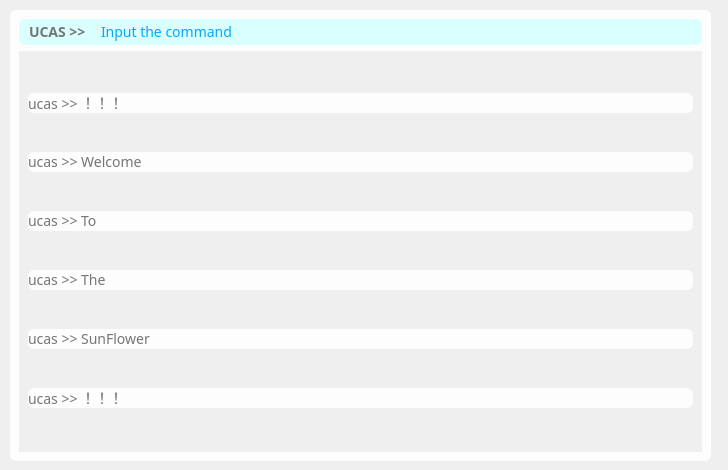
<?xml version="1.0" encoding="UTF-8"?>
<ui version="4.0">
 <class>DebugTerminalForm</class>
 <widget class="QWidget" name="DebugTerminalForm">
  <property name="geometry">
   <rect>
    <x>0</x>
    <y>0</y>
    <width>728</width>
    <height>470</height>
   </rect>
  </property>
  <property name="windowTitle">
   <string>Form</string>
  </property>
  <property name="styleSheet">
   <string notr="true">*{
font-size:14px;
font-family:sans-serif;
}
QFrame{
background:#fdfdfd;
border-radius:6px;
color:#757575;
}
QPushButton{
background:#03a9f4;
color:#fff;
border-radius:6px;
}
QLineEdit{
border-radius:6px;
color:#03a9f4;
}
QLCDNumber{
border: 2px solid #707070;
}
</string>
  </property>
  <widget class="QFrame" name="frame">
   <property name="geometry">
    <rect>
     <x>10</x>
     <y>10</y>
     <width>701</width>
     <height>451</height>
    </rect>
   </property>
   <property name="sizePolicy">
    <sizepolicy hsizetype="Expanding" vsizetype="Minimum">
     <horstretch>0</horstretch>
     <verstretch>0</verstretch>
    </sizepolicy>
   </property>
   <property name="minimumSize">
    <size>
     <width>501</width>
     <height>186</height>
    </size>
   </property>
   <property name="styleSheet">
    <string notr="true"/>
   </property>
   <layout class="QVBoxLayout" name="verticalLayout">
    <item alignment="Qt::AlignTop">
     <widget class="QFrame" name="commandFrame">
      <property name="enabled">
       <bool>true</bool>
      </property>
      <property name="sizePolicy">
       <sizepolicy hsizetype="Preferred" vsizetype="Preferred">
        <horstretch>0</horstretch>
        <verstretch>0</verstretch>
       </sizepolicy>
      </property>
      <property name="minimumSize">
       <size>
        <width>0</width>
        <height>26</height>
       </size>
      </property>
      <property name="sizeIncrement">
       <size>
        <width>0</width>
        <height>0</height>
       </size>
      </property>
      <property name="baseSize">
       <size>
        <width>0</width>
        <height>0</height>
       </size>
      </property>
      <property name="styleSheet">
       <string notr="true">background:rgb(217, 255, 255)</string>
      </property>
      <property name="frameShape">
       <enum>QFrame::StyledPanel</enum>
      </property>
      <property name="frameShadow">
       <enum>QFrame::Raised</enum>
      </property>
      <widget class="QLabel" name="CommandLabel">
       <property name="geometry">
        <rect>
         <x>10</x>
         <y>0</y>
         <width>61</width>
         <height>26</height>
        </rect>
       </property>
       <property name="sizePolicy">
        <sizepolicy hsizetype="Expanding" vsizetype="Expanding">
         <horstretch>0</horstretch>
         <verstretch>0</verstretch>
        </sizepolicy>
       </property>
       <property name="font">
        <font>
         <family>sans-serif</family>
         <pointsize>-1</pointsize>
         <weight>75</weight>
         <italic>false</italic>
         <bold>true</bold>
        </font>
       </property>
       <property name="styleSheet">
        <string notr="true"/>
       </property>
       <property name="text">
        <string>UCAS &gt;&gt; </string>
       </property>
      </widget>
      <widget class="QLineEdit" name="lineEdit">
       <property name="geometry">
        <rect>
         <x>80</x>
         <y>0</y>
         <width>591</width>
         <height>26</height>
        </rect>
       </property>
       <property name="sizePolicy">
        <sizepolicy hsizetype="Expanding" vsizetype="Expanding">
         <horstretch>0</horstretch>
         <verstretch>0</verstretch>
        </sizepolicy>
       </property>
       <property name="font">
        <font>
         <family>sans-serif</family>
         <pointsize>-1</pointsize>
         <weight>50</weight>
         <italic>false</italic>
         <bold>false</bold>
        </font>
       </property>
       <property name="styleSheet">
        <string notr="true"/>
       </property>
       <property name="text">
        <string>Input the command</string>
       </property>
      </widget>
     </widget>
    </item>
    <item>
     <widget class="QScrollArea" name="outputScrollArea">
      <property name="sizePolicy">
       <sizepolicy hsizetype="Expanding" vsizetype="Expanding">
        <horstretch>0</horstretch>
        <verstretch>0</verstretch>
       </sizepolicy>
      </property>
      <property name="minimumSize">
       <size>
        <width>485</width>
        <height>400</height>
       </size>
      </property>
      <property name="maximumSize">
       <size>
        <width>16777215</width>
        <height>16777215</height>
       </size>
      </property>
      <property name="styleSheet">
       <string notr="true"/>
      </property>
      <property name="widgetResizable">
       <bool>true</bool>
      </property>
      <widget class="QWidget" name="scrollAreaWidgetContents">
       <property name="geometry">
        <rect>
         <x>0</x>
         <y>0</y>
         <width>683</width>
         <height>401</height>
        </rect>
       </property>
       <layout class="QVBoxLayout" name="verticalLayout_2">
        <item>
         <widget class="QLabel" name="label_1">
          <property name="minimumSize">
           <size>
            <width>0</width>
            <height>20</height>
           </size>
          </property>
          <property name="maximumSize">
           <size>
            <width>16777215</width>
            <height>20</height>
           </size>
          </property>
          <property name="text">
           <string>ucas &gt;&gt; ！！！</string>
          </property>
         </widget>
        </item>
        <item>
         <widget class="QLabel" name="label_2">
          <property name="minimumSize">
           <size>
            <width>0</width>
            <height>20</height>
           </size>
          </property>
          <property name="maximumSize">
           <size>
            <width>16777215</width>
            <height>20</height>
           </size>
          </property>
          <property name="text">
           <string>ucas &gt;&gt; Welcome</string>
          </property>
         </widget>
        </item>
        <item>
         <widget class="QLabel" name="label_3">
          <property name="minimumSize">
           <size>
            <width>0</width>
            <height>20</height>
           </size>
          </property>
          <property name="maximumSize">
           <size>
            <width>16777215</width>
            <height>20</height>
           </size>
          </property>
          <property name="text">
           <string>ucas &gt;&gt; To</string>
          </property>
         </widget>
        </item>
        <item>
         <widget class="QLabel" name="label_4">
          <property name="minimumSize">
           <size>
            <width>0</width>
            <height>20</height>
           </size>
          </property>
          <property name="maximumSize">
           <size>
            <width>16777215</width>
            <height>20</height>
           </size>
          </property>
          <property name="text">
           <string>ucas &gt;&gt; The</string>
          </property>
         </widget>
        </item>
        <item>
         <widget class="QLabel" name="label_5">
          <property name="minimumSize">
           <size>
            <width>0</width>
            <height>20</height>
           </size>
          </property>
          <property name="maximumSize">
           <size>
            <width>16777215</width>
            <height>20</height>
           </size>
          </property>
          <property name="text">
           <string>ucas &gt;&gt; SunFlower</string>
          </property>
         </widget>
        </item>
        <item>
         <widget class="QLabel" name="label_6">
          <property name="minimumSize">
           <size>
            <width>0</width>
            <height>20</height>
           </size>
          </property>
          <property name="maximumSize">
           <size>
            <width>16777215</width>
            <height>20</height>
           </size>
          </property>
          <property name="text">
           <string>ucas &gt;&gt; ！！！</string>
          </property>
         </widget>
        </item>
       </layout>
      </widget>
     </widget>
    </item>
   </layout>
  </widget>
 </widget>
 <resources/>
 <connections/>
</ui>
